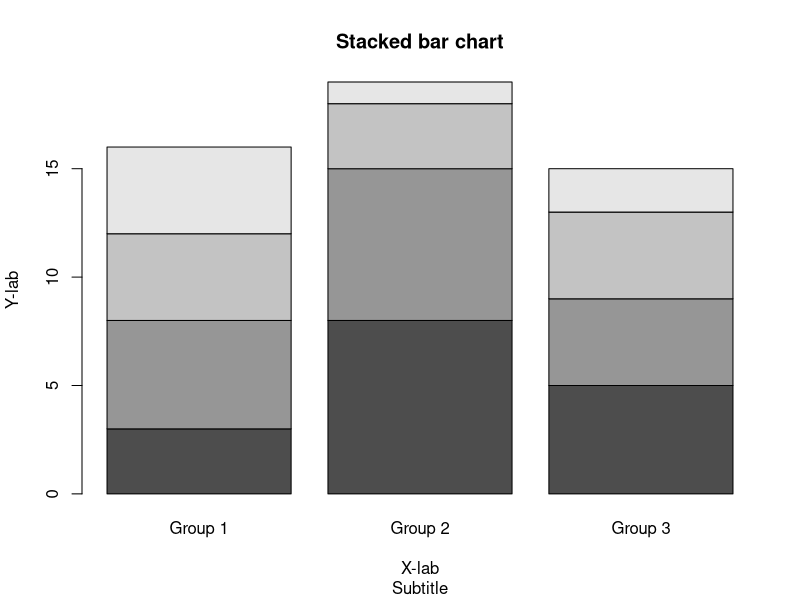
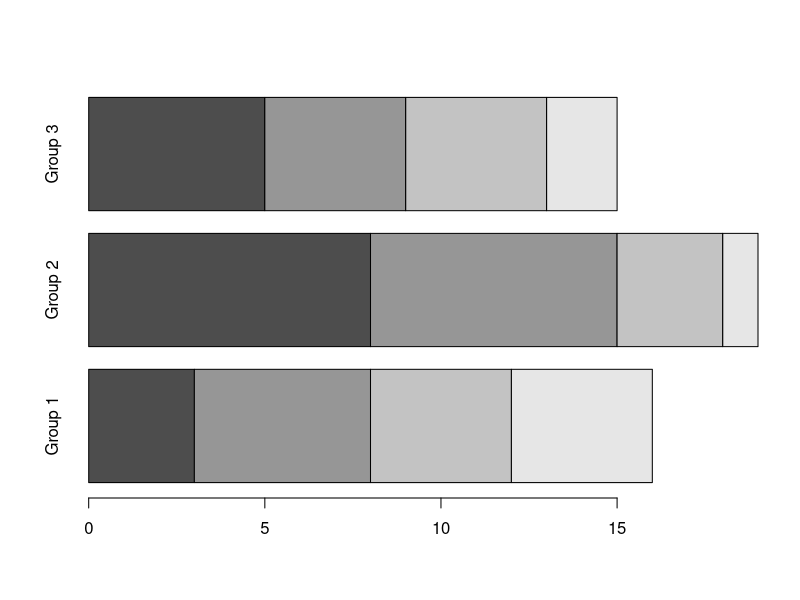
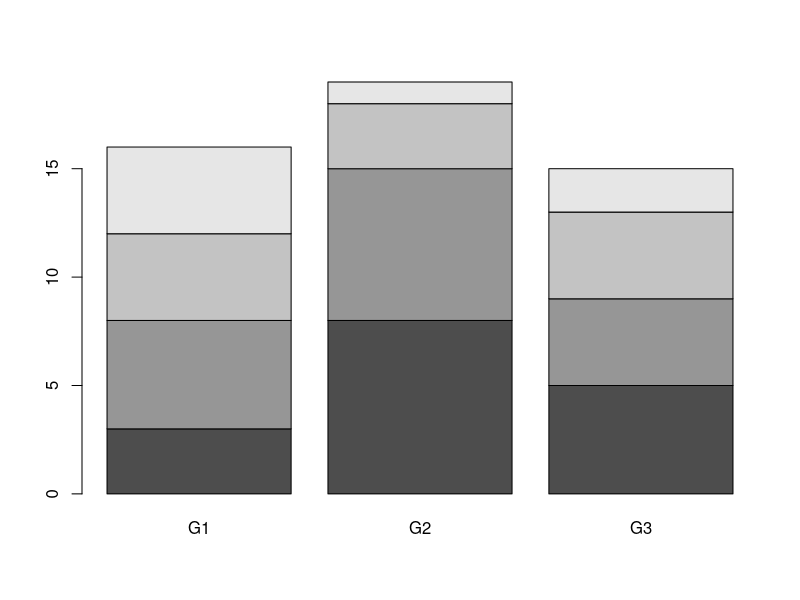
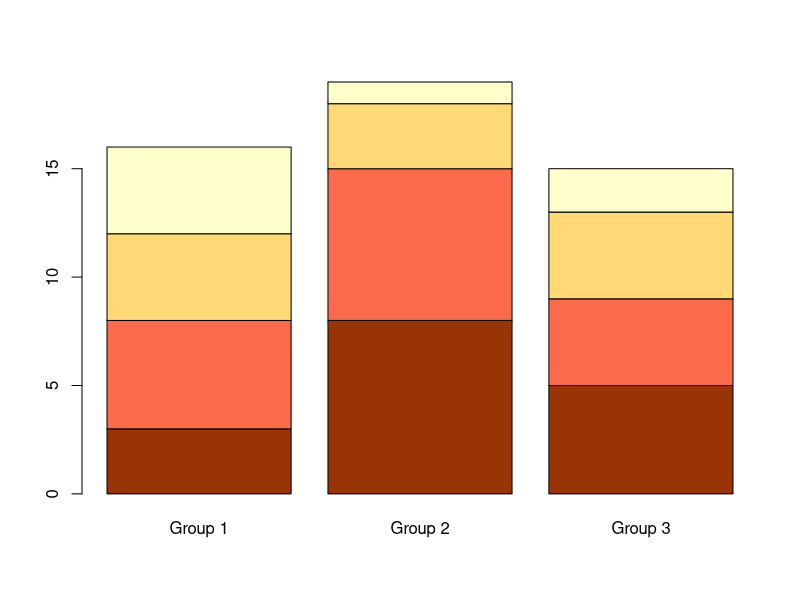
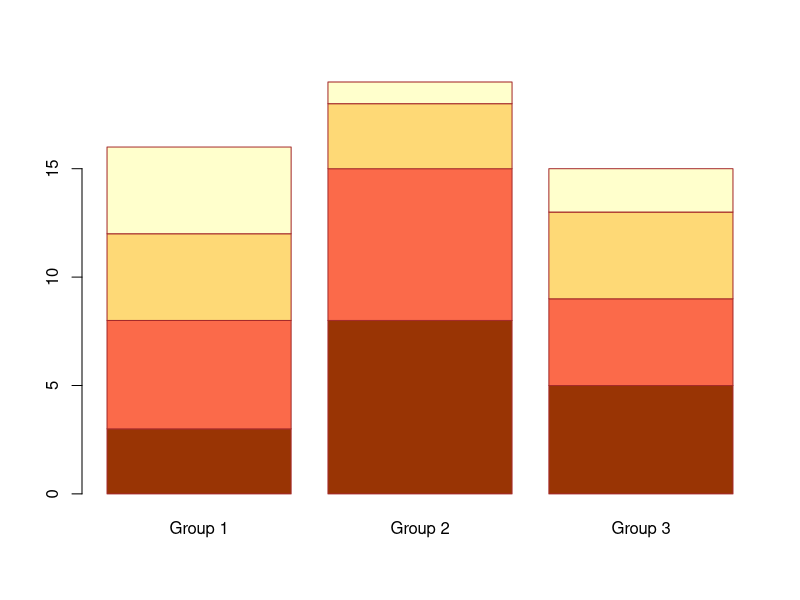
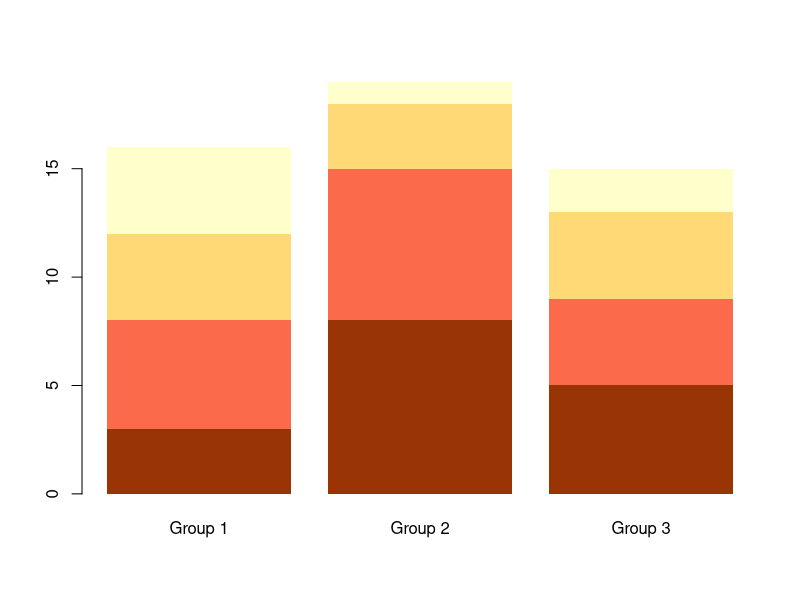
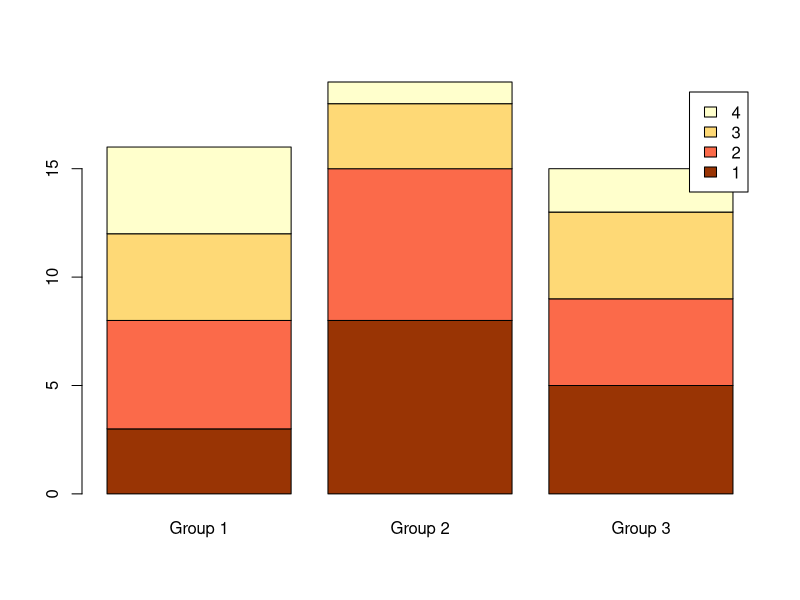
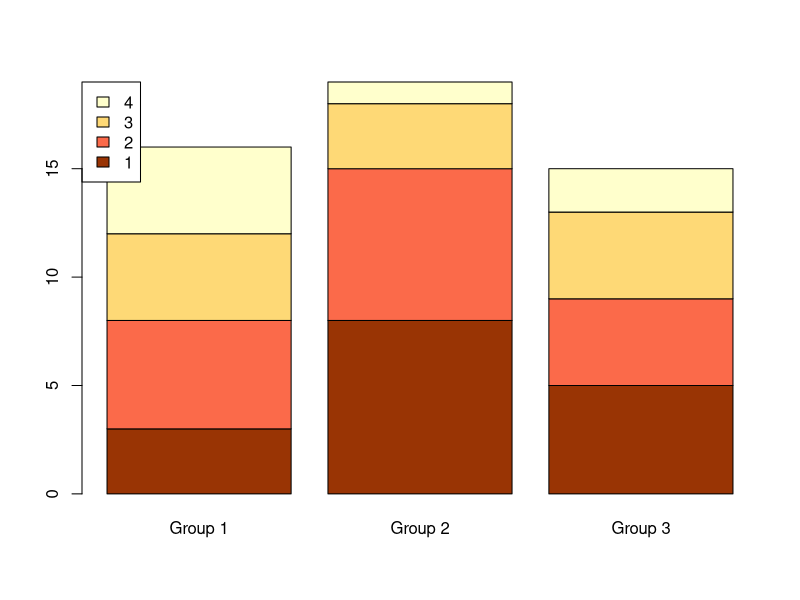

Reproduce these figures in R, in order.
# Data 
set.seed(1)
x <- sample(1:4, size = 50, replace = TRUE)
g <- sample(c("Group 1", "Group 2", "Group 3"),
            size = 50, replace = TRUE)

# Create a table from your data
tabl <- table(x, g)
tabl 


barplot(tabl,
        main = "Stacked bar chart",
        sub = "Subtitle",
        xlab = "X-lab",
        ylab = "Y-lab",
        axes = TRUE)

# Horizontal bar chart
barplot(tabl,
        horiz = TRUE) 

# Custom group names
barplot(tabl,
        names.arg = c("G1", "G2", "G3")) 

# Color palette
barplot(tabl, col = c("#993404", "#FB6A4A",
                      "#FED976", "#FFFFCC"))

# Border color
barplot(tabl, col = c("#993404", "#FB6A4A",
                      "#FED976", "#FFFFCC"),
        border = "brown")

# Remove the borders
barplot(tabl, col = c("#993404", "#FB6A4A",
                      "#FED976", "#FFFFCC"),
        border = NA)

# Adding a legend
barplot(tabl, col = c("#993404", "#FB6A4A",
                      "#FED976", "#FFFFCC"),
        legend.text = rownames(tabl))

# Legend customization
barplot(tabl, col = c("#993404", "#FB6A4A",
                      "#FED976", "#FFFFCC"),
        legend.text = rownames(tabl),
        args.legend = list(x = "topleft"))

# Legend outside the bar chart
# Increase the right margin
par(mar = c(5.1, 4.1, 4.1, 4))

# Stacked bar chart with legend
barplot(tabl,
        col = c("#993404", "#FB6A4A",
                "#FED976", "#FFFFCC"),
        legend.text = rownames(tabl), 
        args.legend = list(x = "topright",
                           inset = c(-0.2, 0))) 
